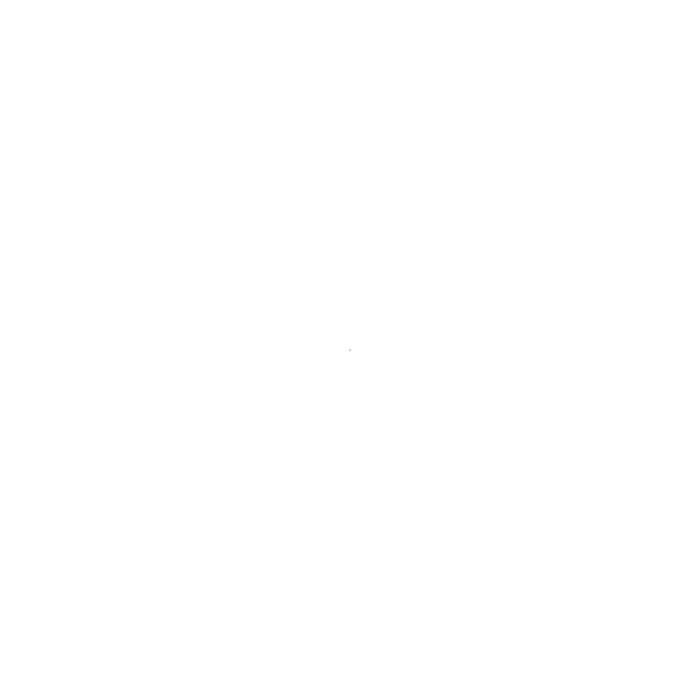
Frame 1 (no input)
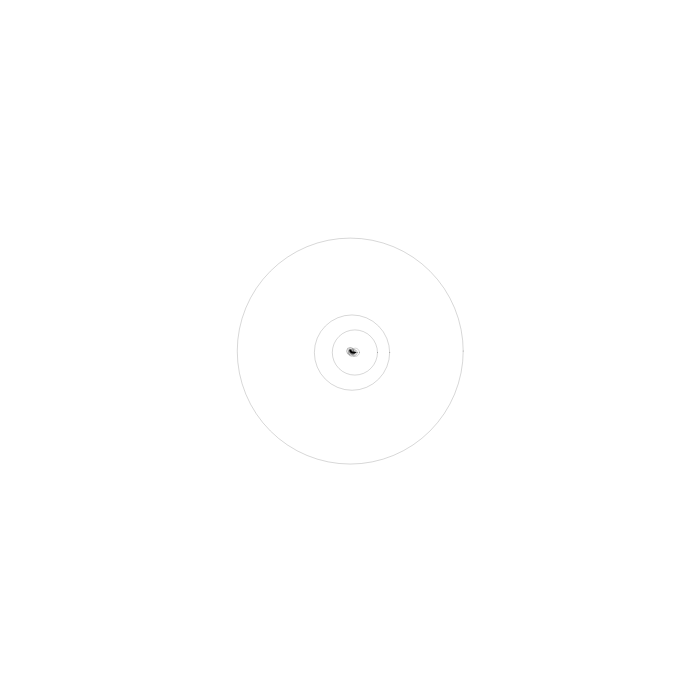
Frame 60 (no input)
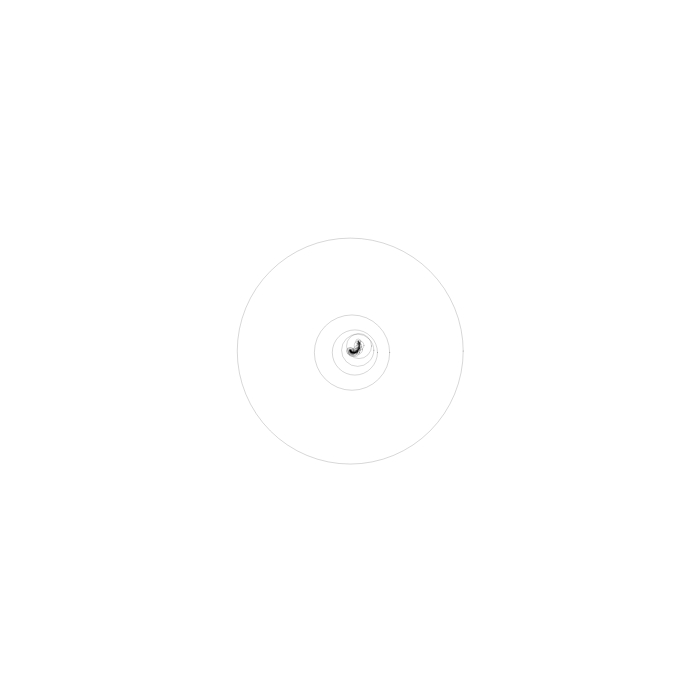
Frame 120 (the mouse pressed at the canvas centre since frame 60)

The p5.js sketch that drew these frames (run headless with seeded random() and noise() and a simulated clock; from frame 60 on, the mouse is pressed at the canvas centre):

// p5.js sketch
// ── sketch.js
// https://www.skillshare.com/classes/Radial-Generative-Art-How-to-Easily-Code-Intricate-Circular-Geometric-Designs-With-Processing/1390917982/projects?via=custom-lists

var t = 0

function setup() {
  createCanvas(700, 700);
  background('#fff')
  noFill()
  stroke(0, 40)
  frameRate()
}

function draw() {
  t = frameCount
  circles(t)

}

const circles = (t) => {
  translate(width / 2, height / 2)

  ellipse(sin(t / 50) * t / 10, cos(t / 50) * t / 10, tan(t), tan(t))
}
